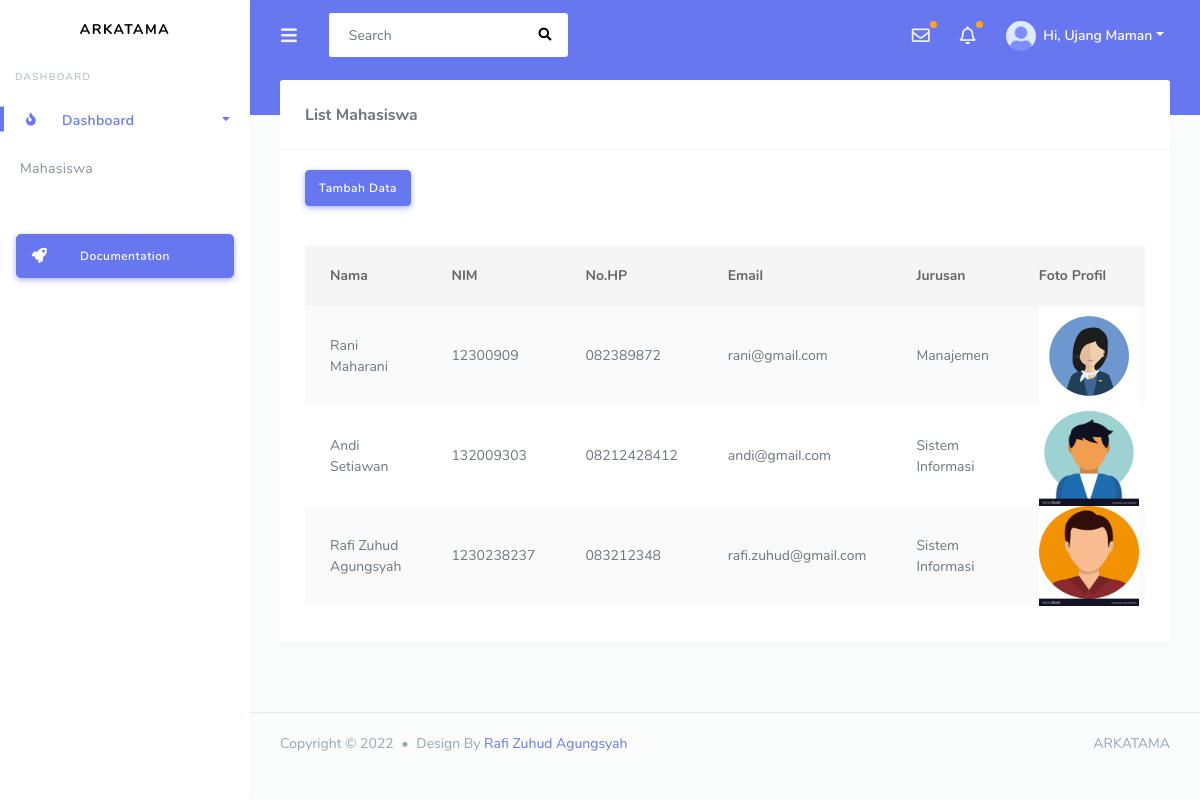
The page / on the database its author committed.
### tables this page shows
CREATE TABLE `mahasiswa` (
  `id_mhs` int(11) NOT NULL,
  `nama` varchar(200) NOT NULL,
  `nim` varchar(10) NOT NULL,
  `no_hp` varchar(15) NOT NULL,
  `email` varchar(200) NOT NULL,
  `jurusan` varchar(150) NOT NULL,
  `foto_profil` varchar(255) NOT NULL,
  `alamat` text NOT NULL
);

### application/controllers/Mahasiswa.php (called while the page is built, shortened)
<?php
class Mahasiswa extends CI_Controller {
    public function __construct(){
        $this->load->model('Mahasiswa_model');
    }
    public function index() {
        $this->data['title'] = 'Mahasiswa';
        $this->data['mahasiswa'] = $this->Mahasiswa_model->getDataMahasiswa();
		$this->load->view('mahasiswa/mahasiswa_list', $this->data);
	}
}
?>

### index.php (called while the page is built, shortened)
<?php
require_once BASEPATH.'core/CodeIgniter.php';

### application/models/Mahasiswa_model.php (called while the page is built, shortened)
<?php
class Mahasiswa_model extends CI_model{
    public function getDataMahasiswa(){
        $this->db->order_by('id_mhs', 'DESC');
        $data = $this->db->get('mahasiswa')->result();
    return $data;
    }
}
?>

### application/views/mahasiswa/mahasiswa_list.php (the view, shortened to what this page needs)
<?php
$this->load->view('dist/_partials/header');
?>
      <div class="main-content">
            <div class="row">
              <div class="col-12">
                <div class="card">
                  <div class="card-header">
                    <h4>List Mahasiswa</h4>
                  </div>
                  <div class="card-body">
                    <a href="mahasiswa/add" class='btn btn-primary'>Tambah Data</a>
                  </div>
                  <div class="card-body">
                    <div class="table-responsive">
                      <table class="table table-striped" id="table-1">
                        <thead>
                          <tr>
                            <th>Nama</th>
                            <th>NIM</th>
                            <th>No.HP</th>
                            <th>Email</th>
                            <th>Jurusan</th>
                            <th>Foto Profil</th>
                          </tr>
                        </thead>
                        <tbody>
                            <?php foreach ($mahasiswa as $row):?>
                                <tr>
                                    <td><?= $row->nama; ?></td>
                                    <td><?= $row->nim; ?></td>
                                    <td><?= $row->no_hp; ?></td>
                                    <td><?= $row->email; ?></td>
                                    <td><?= $row->jurusan; ?></td>
                                    <td><?= "<img src='./assets/upload/".$row->foto_profil."'style='width:100px; height: 100px; width: 100px;'>" ?></td>
                                </tr>
                            <?php endforeach; ?>
                            </tbody>
                            </table>
                    </div>
                  </div>
                </div>
              </div>
            </div>
          </div>
        <?php $this->load->view('dist/_partials/footer'); ?>

### application/views/dist/_partials/header.php (shortened to what this page needs)
<!DOCTYPE html>
<html lang="en">
<head>
  <link rel="stylesheet" href="<?php echo base_url(); ?>assets/modules/bootstrap/css/bootstrap.min.css">
  <link rel="stylesheet" href="<?php echo base_url(); ?>assets/modules/fontawesome/css/all.min.css">
<?php
if ($this->uri->segment(2) == "" || $this->uri->segment(2) == "index") { ?>
  <link rel="stylesheet" href="<?php echo base_url(); ?>assets/modules/jqvmap/dist/jqvmap.min.css">
  <link rel="stylesheet" href="<?php echo base_url(); ?>assets/modules/summernote/summernote-bs4.css">
  <link rel="stylesheet" href="<?php echo base_url(); ?>assets/modules/owlcarousel2/dist/assets/owl.carousel.min.css">
  <link rel="stylesheet" href="<?php echo base_url(); ?>assets/modules/owlcarousel2/dist/assets/owl.theme.default.min.css">
<?php
}elseif ($this->uri->segment(2) == "bootstrap_card") { ?>
  <link rel="stylesheet" href="<?php echo base_url(); ?>assets/modules/chocolat/dist/css/chocolat.css">
<?php
}elseif ($this->uri->segment(2) == "bootstrap_modal") { ?>
  <link rel="stylesheet" href="<?php echo base_url(); ?>assets/modules/prism/prism.css">
<?php
}elseif ($this->uri->segment(2) == "components_gallery") { ?>
  <link rel="stylesheet" href="<?php echo base_url(); ?>assets/modules/chocolat/dist/css/chocolat.css">
<?php
}elseif ($this->uri->segment(2) == "components_multiple_upload") { ?>
  <link rel="stylesheet" href="<?php echo base_url(); ?>assets/modules/dropzonejs/dropzone.css">
<?php
}elseif ($this->uri->segment(2) == "components_statistic") { ?>
  <link rel="stylesheet" href="<?php echo base_url(); ?>assets/modules/jqvmap/dist/jqvmap.min.css">
  <link rel="stylesheet" href="<?php echo base_url(); ?>assets/modules/flag-icon-css/css/flag-icon.min.css">
<?php
}elseif ($this->uri->segment(2) == "modules_calendar") { ?>
  <link rel="stylesheet" href="<?php echo base_url(); ?>assets/modules/fullcalendar/fullcalendar.min.css">
<?php
}elseif ($this->uri->segment(2) == "modules_ion_icons") { ?>
  <link rel="stylesheet" href="<?php echo base_url(); ?>assets/modules/ionicons/css/ionicons.min.css">
<?php
}elseif ($this->uri->segment(2) == "modules_owl_carousel") { ?>
  <link rel="stylesheet" href="<?php echo base_url(); ?>assets/modules/owlcarousel2/dist/assets/owl.carousel.min.css">
  <link rel="stylesheet" href="<?php echo base_url(); ?>assets/modules/owlcarousel2/dist/assets/owl.theme.default.min.css">
<?php
}elseif ($this->uri->segment(2) == "modules_toastr") { ?>
  <link rel="stylesheet" href="<?php echo base_url(); ?>assets/modules/izitoast/css/iziToast.min.css">
<?php
}elseif ($this->uri->segment(2) == "modules_weather_icon") { ?>
  <link rel="stylesheet" href="<?php echo base_url(); ?>assets/modules/weather-icon/css/weather-icons.min.css">
  <link rel="stylesheet" href="<?php echo base_url(); ?>assets/modules/weather-icon/css/weather-icons-wind.min.css">
<?php
}elseif ($this->uri->segment(2) == "auth_login") { ?>
  <link rel="stylesheet" href="<?php echo base_url(); ?>assets/modules/bootstrap-social/bootstrap-social.css">
<?php
}elseif ($this->uri->segment(2) == "auth_register") { ?>
  <link rel="stylesheet" href="<?php echo base_url(); ?>assets/modules/jquery-selectric/selectric.css">
<?php
}elseif ($this->uri->segment(2) == "features_posts") { ?>
  <link rel="stylesheet" href="<?php echo base_url(); ?>assets/modules/jquery-selectric/selectric.css">
<?php
}elseif ($this->uri->segment(2) == "features_profile") { ?>
  <link rel="stylesheet" href="<?php echo base_url(); ?>assets/modules/bootstrap-social/bootstrap-social.css">
  <link rel="stylesheet" href="<?php echo base_url(); ?>assets/modules/summernote/summernote-bs4.css">
<?php
}elseif ($this->uri->segment(2) == "features_setting_detail") { ?>
  <link rel="stylesheet" href="<?php echo base_url(); ?>assets/modules/codemirror/lib/codemirror.css">
  <link rel="stylesheet" href="<?php echo base_url(); ?>assets/modules/codemirror/theme/duotone-dark.css">
<?php
}elseif ($this->uri->segment(2) == "features_tickets") { ?>
  <link rel="stylesheet" href="<?php echo base_url(); ?>assets/modules/summernote/summernote-bs4.css">
  <link rel="stylesheet" href="<?php echo base_url(); ?>assets/modules/chocolat/dist/css/chocolat.css">
<?php
} ?>
  <link rel="stylesheet" href="<?php echo base_url(); ?>assets/css/style.css">
  <link rel="stylesheet" href="<?php echo base_url(); ?>assets/css/components.css">
</head>
<?php
if ($this->uri->segment(2) == "layout_transparent") {
  $this->load->view('dist/_partials/layout-2');
  $this->load->view('dist/_partials/sidebar-2');
}elseif ($this->uri->segment(2) == "layout_top_navigation") {
  $this->load->view('dist/_partials/layout-3');
  $this->load->view('dist/_partials/navbar');
}elseif ($this->uri->segment(2) != "auth_login" && $this->uri->segment(2) != "auth_forgot_password"&& $this->uri->segment(2) != "auth_register" && $this->uri->segment(2) != "auth_reset_password" && $this->uri->segment(2) != "errors_503" && $this->uri->segment(2) != "errors_403" && $this->uri->segment(2) != "errors_404" && $this->uri->segment(2) != "errors_500" && $this->uri->segment(2) != "utilities_contact" && $this->uri->segment(2) != "utilities_subscribe") {
  $this->load->view('dist/_partials/layout');
  $this->load->view('dist/_partials/sidebar');
}
?>

### application/views/dist/_partials/layout.php (shortened to what this page needs)
<body>
  <div id="app">
    <div class="main-wrapper main-wrapper-1">
      <div class="navbar-bg"></div>
      <nav class="navbar navbar-expand-lg main-navbar">
        <form class="form-inline mr-auto">
          <ul class="navbar-nav mr-3">
            <li><a href="#" data-toggle="sidebar" class="nav-link nav-link-lg"><i class="fas fa-bars"></i></a></li>
          </ul>
          <div class="search-element">
            <input class="form-control" type="search" placeholder="Search" aria-label="Search" data-width="250">
            <button class="btn" type="submit"><i class="fas fa-search"></i></button>
          </div>
        </form>
        <ul class="navbar-nav navbar-right">
          <li class="dropdown dropdown-list-toggle"><a href="#" data-toggle="dropdown" class="nav-link nav-link-lg message-toggle beep"><i class="far fa-envelope"></i></a>
          </li>
          <li class="dropdown dropdown-list-toggle"><a href="#" data-toggle="dropdown" class="nav-link notification-toggle nav-link-lg beep"><i class="far fa-bell"></i></a>
          </li>
          <li class="dropdown"><a href="#" data-toggle="dropdown" class="nav-link dropdown-toggle nav-link-lg nav-link-user">
            <img alt="image" src="<?php echo base_url(); ?>assets/img/avatar/avatar-1.png" class="rounded-circle mr-1">
            <div class="d-sm-none d-lg-inline-block">Hi, Ujang Maman</div></a>
          </li>
        </ul>
      </nav>

### application/views/dist/_partials/sidebar.php (shortened to what this page needs)
<div class="main-sidebar sidebar-style-2">
  <aside id="sidebar-wrapper">
    <div class="sidebar-brand">
      <a href="<?php echo base_url(); ?>dist/index">ARKATAMA</a>
    </div>
    <ul class="sidebar-menu">
      <li class="menu-header">Dashboard</li>
      <li class="dropdown <?php echo $this->uri->segment(2) == '' || $this->uri->segment(2) == 'index' || $this->uri->segment(2) == 'index_0' ? 'active' : ''; ?>">
        <a href="#" class="nav-link has-dropdown"><i class="fas fa-fire"></i><span>Dashboard</span></a>
        <li class="<?php echo $this->uri->segment(2) == 'index_0' ? 'active' : ''; ?>"><a class="nav-link" href="<?php echo base_url(); ?>dist/index_0">Mahasiswa</a></li>
    <div class="mt-4 mb-4 p-3 hide-sidebar-mini">
      <a href="https://getstisla.com/docs" class="btn btn-primary btn-lg btn-block btn-icon-split">
        <i class="fas fa-rocket"></i> Documentation
      </a>
    </div>
  </aside>
</div>

### application/views/dist/_partials/footer.php (shortened to what this page needs)
      <footer class="main-footer">
        <div class="footer-left">
          Copyright &copy; 2022 <div class="bullet"></div> Design By <a href="">Rafi Zuhud Agungsyah</a>
        </div>
        <div class="footer-right">
          ARKATAMA
        </div>
      </footer>
    </div>
  </div>
<?php $this->load->view('dist/_partials/js'); ?>

### application/views/dist/_partials/js.php (shortened to what this page needs)
</body>
</html>

### rows shown on the page
mahasiswa: nama "Rani Maharani", nim "12300909", no_hp "082389872", email "rani@gmail.com", jurusan "Manajemen", foto_profil (picture)
mahasiswa: nama "Andi Setiawan", nim "132009303", no_hp "08212428412", email "andi@gmail.com", jurusan "Sistem Informasi", foto_profil (picture)
mahasiswa: nama "Rafi Zuhud Agungsyah", nim "1230238237", no_hp "083212348", email "rafi.zuhud@gmail.com", jurusan "Sistem Informasi", foto_profil (picture)
